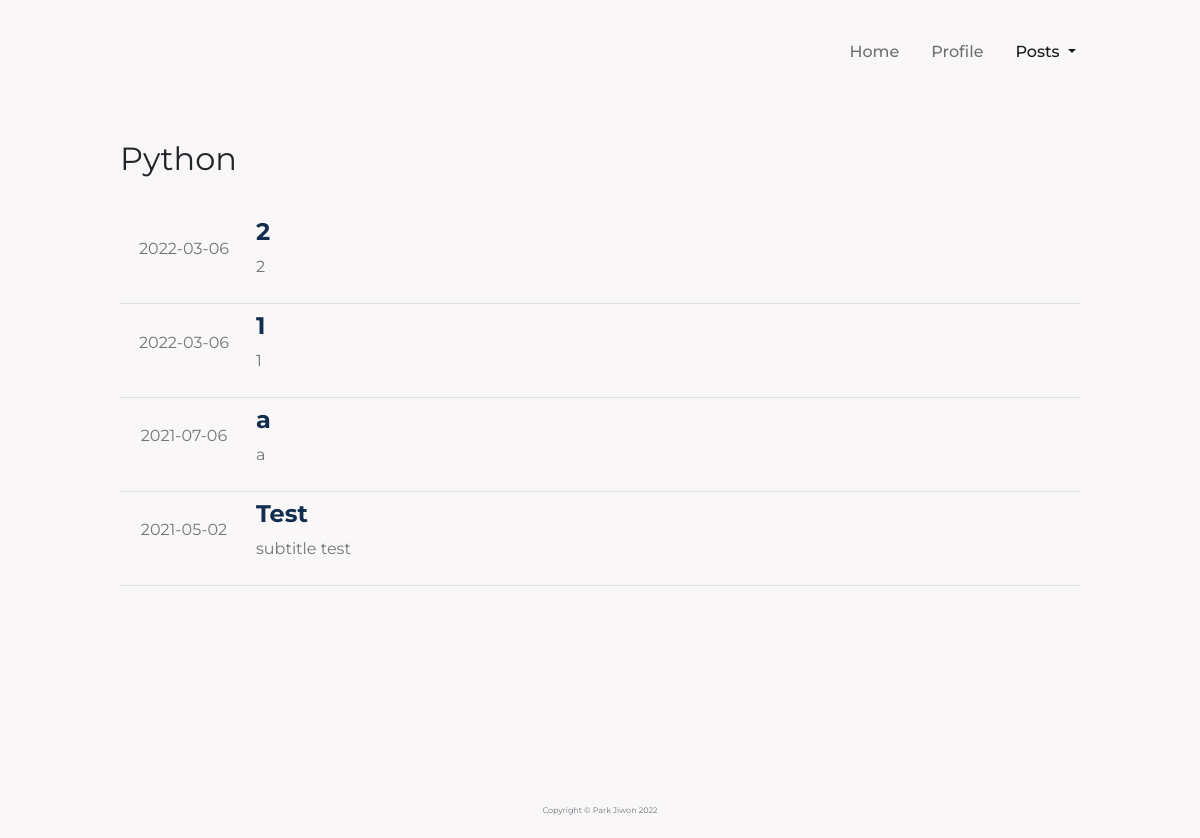
/posts?category_id=1, run on an earlier commit of the app's database.
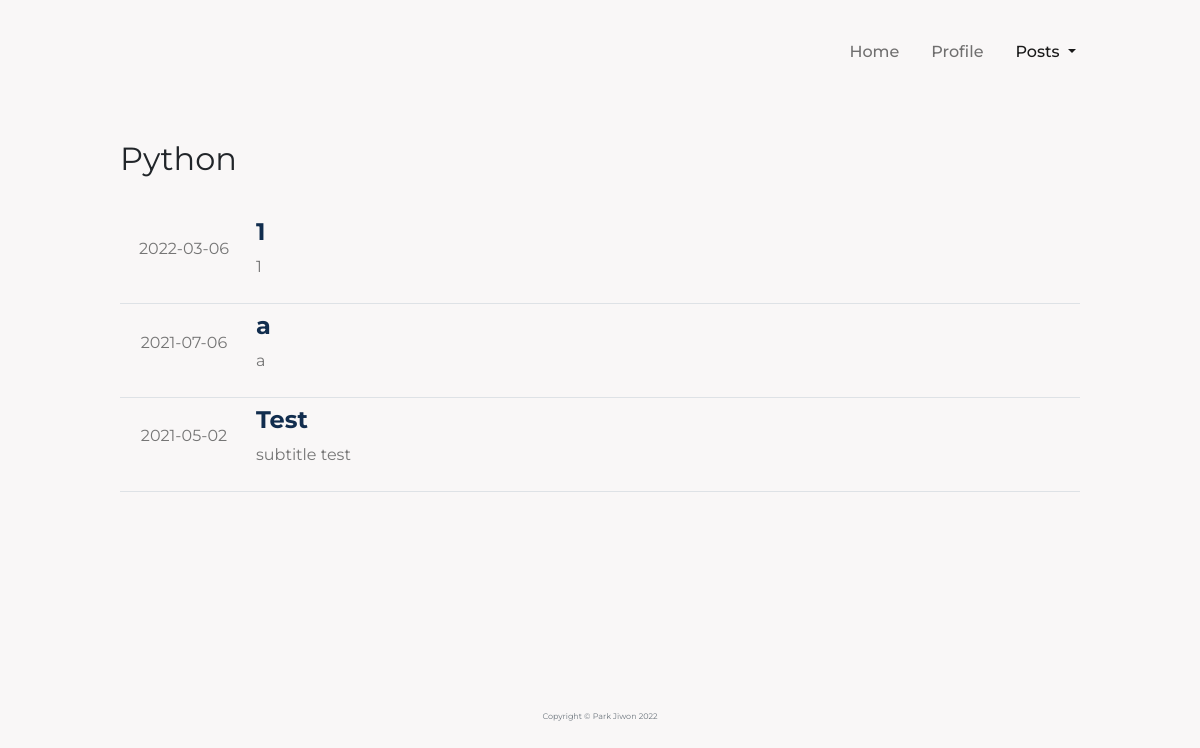
And on a later commit of the database.
### main.py (models this page shows)
class Post(db.Model):
    __tablename__ = "posts"
    id = db.Column(db.Integer, primary_key=True)
    title = db.Column(db.String(100), nullable=False)
    subtitle = db.Column(db.String(250), nullable=False)
    body = db.Column(db.Text, nullable=False)
    created_at = db.Column(db.Date, nullable=False, default=datetime.datetime.today())
    category_id = db.Column(db.Integer, db.ForeignKey("category.id"))
    category = relationship("Category", back_populates="posts")

### main.py (the view)
@app.route("/posts")
def show_posts_by_category():
    variable_dict["page"] = "posts"
    target_category_id = request.args.get("category_id")
    variable_dict["selected_category_id"] = target_category_id
    variable_dict["selected_category_name"] = Category.query.get(target_category_id).name
    result = Post.query.filter_by(category_id=target_category_id).order_by(getattr(Post, "id").desc())
    variable_dict["posts"] = result
    return render_template("post_list.html", variable_dict=variable_dict)

### templates/post_list.html (shortened to what this page needs)
{% include "header.html" %}
<div class="post-container">
    <h1 class="postlist-main-title"> {{ variable_dict["selected_category_name"].title() }} </h1>
    <br>
    <table class="table align-middle">
        {% for item in variable_dict["posts"] %}
        <tr>
            <td class="postlist-date-cell">
                <p class="postlist-date">
                    {{ item.created_at }}
                </p>
            </td>
            <td>
                <a class="postlist-content" href="{{url_for('show_certain_post', post_id=item.id)}}">
                    <h1 class="postlist-title">{{item.title}}</h1>
                    <p class="postlist-subtitle">{{item.subtitle}}</p>
                </a>
            </td>
        </tr>
        {% endfor %}
    </table>
</div>
{% include "footer.html" %}

What changed in the data, as far as the page shows it:
removed Post: created_at "2022-03-06", title "2", subtitle "2"
